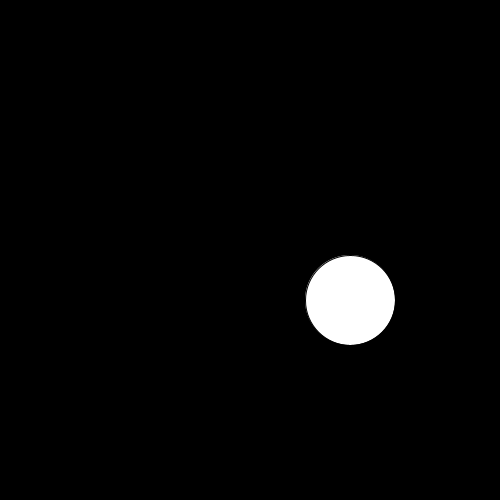
Frame 1 (no input)
Frame 60 (the mouse pressed at the canvas centre just before this capture): identical to frame 1, image omitted
Frame 120 (the mouse held since frame 60 and released just before this capture): identical to frame 1, image omitted

The Processing sketch that drew this single still picture (run headless with seeded random() and noise(); from frame 60 on, the mouse is pressed at the canvas centre):

// Processing sketch: simple_modulo_3
// ── simple_modulo_3.pde
int moveX, moveY;
int changeSize;

void setup() {
  size(500, 500);
  smooth();
  moveX = 100;
  moveY = 50;
  changeSize = 30;
}

void draw() {
  background (0);
  translate(width/2, height/2);

  if(frameCount % 30 == 0) {
    moveX *= -1;
  }
  if(frameCount % 15 == 0) {
    moveY *= -1;
  }
  if(frameCount % 10 == 0) {
    changeSize *= -1;
  }

  ellipse(moveX, moveY, 60 + changeSize, 60 + changeSize);
  println(frameCount + " " + moveX);
}
